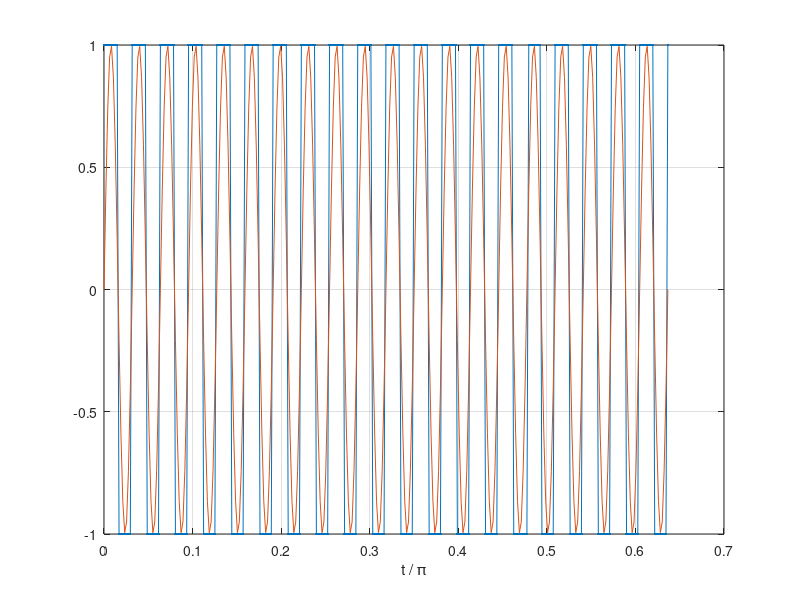
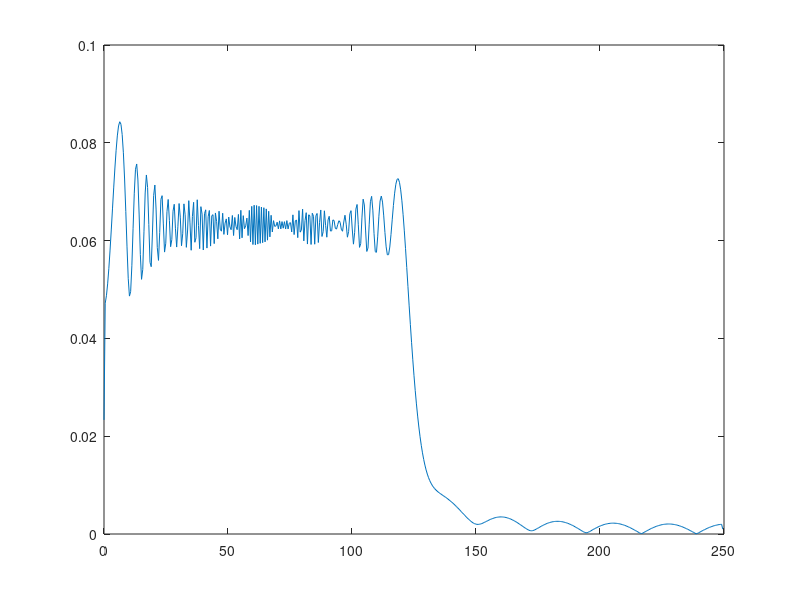

Recreate these plots in MATLAB, in order. (Note: this script raises an error after producing the figures.)
%%Signal Processing

%Square wave Fourier Transform

fs = 150;
t = 0:1/fs:2;
f = 10;
x = square(2*pi*t*f);
L = length(x);
nfft = 1024;
plot(t/pi,x,'.-',t/pi,sin(2*pi*t*f))
xlabel('t / \pi')
grid on
y = fft(x, nfft);
y = y(1:nfft/2);
power = abs(y/L);   % power spectrum  
power(2:end-1) = 2*power(2:end-1);
freq = (0:nfft/2-1)*fs/nfft;
figure(2);
plot(freq, power);
title('FFT of square wave');
xlabel('Frequency (Hz)');
ylabel('Power');

%% 
% Triangle wave Fourier Transform
fs = 200;
t = 0:1/fs:1;
f = 5;
x = sawtooth(2*pi*t*f, 0.5);
L = length(x);
nfft = 1024;
plot(t/pi,x,'.-')
xlabel('t / \pi')
grid on
y = fft(x, nfft);
y = y(1:nfft/2);
power = abs(y/L);   % power spectrum  
power(2:end-1) = 2*power(2:end-1);
freq = (0:nfft/2-1)*fs/nfft;
figure(2);
plot(freq, power);
title('FFT of Triangle wave');
xlabel('Frequency (Hz)');
ylabel('Power');
%% 
%Non-Periodic Chirp & Spectrogram
nfft = 1024;
fs = 500;
t = 0:1/1e3:1;
x = chirp(t,0,1,250);
L = length(x);
plot(t, x);

y = fft(x, nfft);
y = y(1:nfft/2);
power = abs(y/L);   % power spectrum  
power(2:end-1) = 2*power(2:end-1);
freq = (0:nfft/2-1)*fs/nfft;
plot(freq, power);
figure
spectrogram(x,256,250,256,1e3,'yaxis')

%% 
% Gaussian Noise 
fs = 200;
t = 0:1/fs:1;
f = 5;
x = sawtooth(2*pi*t*f, 0.5);
y = awgn(x,10,'measured');
plot(t,x, t, y)
legend('Original Signal','Signal with AWGN')

%% 
% Complex signal
fs = 200;
f1 = 3;
f2 = 8;
amp1 = 1;
amp2 = 0.6;
t = 0:1/fs:10;
y1 = amp1* exp(1j*f1*t);
y2 = amp2 * exp(1j*f2*t);
y = y1 + y2;
plot(t, real(y),'r-', t, imag(y), 'b-',t, abs(y),'g-')

%% 
% Smoothing Square Signal with simple low pass filter
fs = 200;
t = 0:1/fs:10;
f = 1;
x = square(2*pi*t*f);
L = length(x);
nfft = 1024;
plot(t/pi,x,'.-',t/pi,sin(2*pi*t*f))
xlabel('t / \pi')
grid on

window = ones(1,5);
window = window ./ length(window);
finwindow = [window, zeros(1, length(x) - length(window))];
%prod = finwindow .* x;
rolled = finwindow;
smoothed = zeros(1, length(x));
S = length(smoothed);
for i = 1:length(x)
     smoothed(1, i) = smoothed(1, i) + sum(x .* rolled);
     rolled = circshift(rolled, 1);
end
plot(t, x, 'b-', t, smoothed, 'r-')

%%% Comparing ratio
y = fft(smoothed, nfft);
y = y(1:nfft/2);
power = abs(y/L);   % power spectrum  
power(2:end-1) = 2*power(2:end-1);
freq = (0:nfft/2-1)*fs/nfft;
k = fft(x, nfft);
k = k(1:nfft/2);
power2 = abs(k/L);
power2(2:end-1) = 2*power2(2:end-1);
plot(freq, power, 'b-', freq, power2, 'r-')
plot(freq, power2./power)
ratio = power2 ./ power;
plot(freq, ratio);
ratio = power ./ power2;
plot(freq, ratio, 'b-', freq, power2, 'r-', freq, power, 'g-');
%% 
%Convolution
fs = 200;
t = 0:1/fs:10;
f = 1;
x = square(2*pi*t*f);
L = length(x);
nfft = 1024;
plot(t/pi,x,'.-',t/pi,sin(2*pi*t*f))
xlabel('t / \pi')
grid on

window = ones(1,11);
window = window ./ length(window);
finwindow = [window, zeros(1, length(x) - length(window))];
convolved = conv(x, window, 'valid');
C = length(convolved);
%plot(t, x, 'b-', t, convolved, 'r-');

y = fft(convolved, nfft);
y = y(1:nfft/2);
power = abs(y/C);
power(2:end-1) = 2*power(2:end-1);
freq = (0:nfft/2-1)*fs/nfft;
k = fft(x, nfft);
k = k(1:nfft/2);
power2 = abs(k/L);
power2(2:end-1) = 2*power2(2:end-1);
plot(freq, power, 'b-', freq, power2, 'r-')
plot(freq, power2./power)
ratio = power2 ./ power;
plot(freq, ratio);
ratio = power ./ power2;
plot(freq, power2, 'r-', freq, power, 'g-');
figure
plot(freq, ratio, 'b-');

z = fft(finwindow, nfft);
z = z(1:nfft/2);
power3 = abs(z);
plot(freq, power3, freq, ratio);
%% 
% Gaussian window

fs = 200;
t = 0:1/fs:20;
f = 1;
x = square(2*pi*t*f);
L = length(x);
nfft = 1024;
plot(t/pi,x,'.-',t/pi,sin(2*pi*t*f))
xlabel('t / \pi')
grid on

G = 20;
window = gausswin(G);
window = window ./ sum(window);
convolved = conv(x, window, 'valid');
C = length(convolved);

%plot(t, x, 'b-', t, convolved, 'r-');

y = fft(convolved, nfft);
y = y(1:nfft/2);
power = abs(y/length(convolved));
freq = (0:nfft/2-1)*fs/nfft;
k = fft(x, nfft);
k = k(1:nfft/2);
power2 = abs(k/L);
plot(freq, power, 'b-', freq, power2, 'r-')
plot(freq, power2./power)
ratio = power2 ./ power;
plot(freq, ratio);
ratio = power ./ power2;
plot(freq, power2, 'r-', freq, power, 'g-');
figure
plot(freq, ratio, 'b-');

z = fft(window, nfft);
z = z(1:nfft/2);
power3 = abs(z);
plot(freq, power3, freq, ratio);

%% 
load handel;
figure
subplot(2,1,1)
plot(y)
title('handel in time domain')
subplot(2,1,2)
spectrogram(y, 256,128, 256, Fs, 'yaxis')
title('Spectrogram of handel') 
